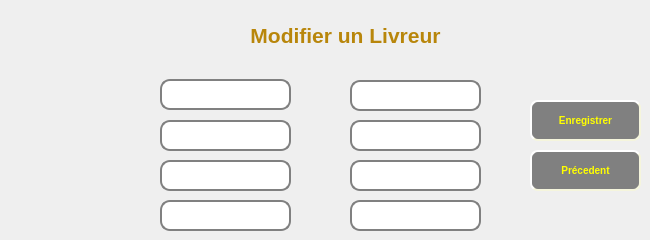
    <widget class="QWidget" name="page_5">
     <widget class="QLabel" name="label_4">
      <property name="geometry">
       <rect>
        <x>210</x>
        <y>20</y>
        <width>271</width>
        <height>31</height>
       </rect>
      </property>
      <property name="styleSheet">
       <string notr="true">font: 75 italic 55pt &quot;Montserrat&quot;;</string>
      </property>
      <property name="text">
       <string>&lt;html&gt;&lt;head/&gt;&lt;body&gt;&lt;p align=&quot;center&quot;&gt;&lt;span style=&quot; font-size:16pt; font-weight:600; color:#b8860b;&quot;&gt;Modifier un Livreur&lt;/span&gt;&lt;/p&gt;&lt;/body&gt;&lt;/html&gt;</string>
      </property>
     </widget>
     <widget class="QLabel" name="label_pic_5">
      <property name="geometry">
       <rect>
        <x>30</x>
        <y>30</y>
        <width>81</width>
        <height>81</height>
       </rect>
      </property>
      <property name="text">
       <string/>
      </property>
     </widget>
     <widget class="QLineEdit" name="lineEdit_id_2">
      <property name="geometry">
       <rect>
        <x>160</x>
        <y>120</y>
        <width>131</width>
        <height>31</height>
       </rect>
      </property>
      <property name="styleSheet">
       <string notr="true">QLineEdit {
    border: 2px solid gray;
    border-radius: 10px;
    padding: 0 8px;
    background: white;
    selection-background-color: darkgray;
}</string>
      </property>
     </widget>
     <widget class="QLineEdit" name="lineEdit_nom_2">
      <property name="geometry">
       <rect>
        <x>160</x>
        <y>79</y>
        <width>131</width>
        <height>31</height>
       </rect>
      </property>
      <property name="styleSheet">
       <string notr="true">QLineEdit {
    border: 2px solid gray;
    border-radius: 10px;
    padding: 0 8px;
    background: white;
    selection-background-color: darkgray;
}</string>
      </property>
     </widget>
     <widget class="QLineEdit" name="lineEdit_numero_tele_2">
      <property name="geometry">
       <rect>
        <x>160</x>
        <y>160</y>
        <width>131</width>
        <height>31</height>
       </rect>
      </property>
      <property name="styleSheet">
       <string notr="true">QLineEdit {
    border: 2px solid gray;
    border-radius: 10px;
    padding: 0 8px;
    background: white;
    selection-background-color: darkgray;
}</string>
      </property>
     </widget>
     <widget class="QLineEdit" name="lineEdit_presence_2">
      <property name="geometry">
       <rect>
        <x>160</x>
        <y>200</y>
        <width>131</width>
        <height>31</height>
       </rect>
      </property>
      <property name="styleSheet">
       <string notr="true">QLineEdit {
    border: 2px solid gray;
    border-radius: 10px;
    padding: 0 8px;
    background: white;
    selection-background-color: darkgray;
}</string>
      </property>
     </widget>
     <widget class="QLineEdit" name="lineEdit_mdp_3">
      <property name="geometry">
       <rect>
        <x>350</x>
        <y>120</y>
        <width>131</width>
        <height>31</height>
       </rect>
      </property>
      <property name="styleSheet">
       <string notr="true">QLineEdit {
    border: 2px solid gray;
    border-radius: 10px;
    padding: 0 8px;
    background: white;
    selection-background-color: darkgray;
}</string>
      </property>
     </widget>
     <widget class="QLineEdit" name="lineEdit_prenom_2">
      <property name="geometry">
       <rect>
        <x>350</x>
        <y>80</y>
        <width>131</width>
        <height>31</height>
       </rect>
      </property>
      <property name="styleSheet">
       <string notr="true">QLineEdit {
    border: 2px solid gray;
    border-radius: 10px;
    padding: 0 8px;
    background: white;
    selection-background-color: darkgray;
}</string>
      </property>
     </widget>
     <widget class="QLineEdit" name="lineEdit_heure_2">
      <property name="geometry">
       <rect>
        <x>350</x>
        <y>200</y>
        <width>131</width>
        <height>31</height>
       </rect>
      </property>
      <property name="styleSheet">
       <string notr="true">QLineEdit {
    border: 2px solid gray;
    border-radius: 10px;
    padding: 0 8px;
    background: white;
    selection-background-color: darkgray;
}</string>
      </property>
     </widget>
     <widget class="QLineEdit" name="lineEdit_idscooter_2">
      <property name="geometry">
       <rect>
        <x>350</x>
        <y>160</y>
        <width>131</width>
        <height>31</height>
       </rect>
      </property>
      <property name="styleSheet">
       <string notr="true">QLineEdit {
    border: 2px solid gray;
    border-radius: 10px;
    padding: 0 8px;
    background: white;
    selection-background-color: darkgray;
}</string>
      </property>
     </widget>
     <widget class="QPushButton" name="pushButton_enregistrer">
      <property name="geometry">
       <rect>
        <x>530</x>
        <y>100</y>
        <width>111</width>
        <height>41</height>
       </rect>
      </property>
      <property name="styleSheet">
       <string notr="true">QPushButton#pushButton_enregistrer{
background-color: grey;
    border-style: outset;
    border-width: 2px;
    border-radius: 8px;
    border-color: beige;
    font:  bold 10px;
    color:yellow;
    min-width: 5em;
    padding: 6px;
}
#pushButton_enregistrer:hover {
    background-color:rgb(222, 184, 135);
    border-style: outset;
    border-width: 2px;
    border-radius: 8px;
    border-color: beige;
    font:  bold 10px;
    color:yellow;
    min-width: 5em;
    padding: 6px;
}

#pushButton_enregistrer:pressed{
background-color: grey;
    border-style: outset;
    border-width: 2px;
    border-radius: 8px;
    border-color: beige;
    font:  bold 10px;
    color:yellow;
    min-width: 5em;
    padding: 6px;}</string>
      </property>
      <property name="text">
       <string>Enregistrer</string>
      </property>
     </widget>
     <widget class="QPushButton" name="pushButton_precedent_2">
      <property name="geometry">
       <rect>
        <x>530</x>
        <y>150</y>
        <width>111</width>
        <height>41</height>
       </rect>
      </property>
      <property name="styleSheet">
       <string notr="true">QPushButton#pushButton_precedent_2{
background-color: grey;
    border-style: outset;
    border-width: 2px;
    border-radius: 8px;
    border-color: beige;
    font:  bold 10px;
    color:yellow;
    min-width: 5em;
    padding: 6px;
}
#pushButton_precedent_2:hover {
    background-color:rgb(222, 184, 135);
    border-style: outset;
    border-width: 2px;
    border-radius: 8px;
    border-color: beige;
    font:  bold 10px;
    color:yellow;
    min-width: 5em;
    padding: 6px;
}

#pushButton_precedent_2:pressed{
background-color: grey;
    border-style: outset;
    border-width: 2px;
    border-radius: 8px;
    border-color: beige;
    font:  bold 10px;
    color:yellow;
    min-width: 5em;
    padding: 6px;}</string>
      </property>
      <property name="text">
       <string>Précedent</string>
      </property>
     </widget>
    </widget>
